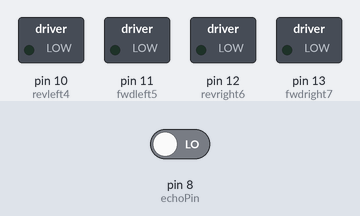
Bench run of a sketch on a simulated Arduino Uno, built with avr-gcc and run on an emulated ATmega328P. On the bench: switched loads named in the sketch (green lamp = pin HIGH). Inputs (shaded band) come from the test bench; at power-on: pin 8 (echoPin) LOW. Pins used as bus, display or sensor lines are not drawn.

Above: at 0.7 s.
At 1.7 s:
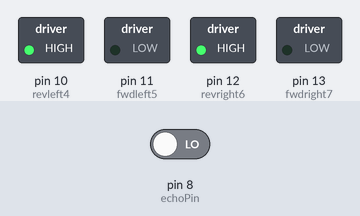
At 2.8 s:
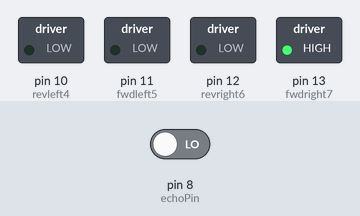
Timing chart, 0 to 6.0 s (numbered marks = the images above):
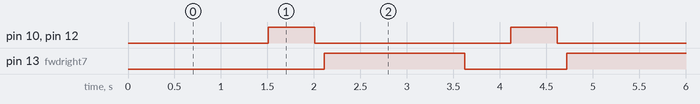

The sketch:

obstacle_avoiding_robot.ino
```cpp
int trigPin = 9;      // Trig Pin Of HC-SR04
int echoPin = 8;     // Echo Pin Of HC-SR04
int revleft4 = 10; // Motor Pins
int fwdleft5 = 11;
int revright6 = 12;
int fwdright7 = 13;
long duration, distance;

void setup() {
  Serial.begin(9600);
  pinMode(revleft4, OUTPUT); // Set Motor Pins As O/P
  pinMode(fwdleft5, OUTPUT);
  pinMode(revright6, OUTPUT);
  pinMode(fwdright7, OUTPUT);
  pinMode(trigPin, OUTPUT); // Set Trig Pin As O/P To Transmit Waves
  pinMode(echoPin, INPUT); //Set Echo Pin As I/P To Recieve Reflected Waves
}

void loop() {

  digitalWrite(trigPin, LOW);
  delayMicroseconds(2);
  digitalWrite(trigPin, HIGH); // Transmit Waves For 10us
  delayMicroseconds(10);
  duration = pulseIn(echoPin, HIGH); // Recieve Reflected Waves
  distance = duration / 58.2; // Get Distance
  delay(10);
  if (distance > 20) // Condition For Absence Of Obstacle
  {
    digitalWrite(fwdright7, HIGH); // Move Forward
    digitalWrite(revright6, LOW);
    digitalWrite(fwdleft5, HIGH);
    digitalWrite(revleft4, LOW);
  }

  if (distance < 20) // Condition For Presence Of Obstacle
  {
    digitalWrite(fwdright7, LOW); //Stop
    digitalWrite(revright6, LOW);
    digitalWrite(fwdleft5, LOW);
    digitalWrite(revleft4, LOW);
    delay(500);
    digitalWrite(fwdright7, LOW); // Move Backward
    digitalWrite(revright6, HIGH);
    digitalWrite(fwdleft5, LOW);
    digitalWrite(revleft4, HIGH);
    delay(500);
    digitalWrite(fwdright7, LOW);  //Stop
    digitalWrite(revright6, LOW);
    digitalWrite(fwdleft5, LOW);
    digitalWrite(revleft4, LOW);
    delay(100);
    digitalWrite(fwdright7, HIGH); // Move Left
    digitalWrite(revright6, LOW);
    digitalWrite(revleft4, LOW);
    digitalWrite(fwdleft5, LOW);
    delay(500);
  }

}
```

obstacle_avoiding_robot.c
```cpp
int trigPin = 9;      // Trig Pin Of HC-SR04
int echoPin = 8;     // Echo Pin Of HC-SR04
int revleft4 = 10; // Motor Pins
int fwdleft5 = 11;
int revright6 = 12;
int fwdright7 = 13;
long duration, distance;

void setup() {
  Serial.begin(9600);
  pinMode(revleft4, OUTPUT); // Set Motor Pins As O/P
  pinMode(fwdleft5, OUTPUT);
  pinMode(revright6, OUTPUT);
  pinMode(fwdright7, OUTPUT);
  pinMode(trigPin, OUTPUT); // Set Trig Pin As O/P To Transmit Waves
  pinMode(echoPin, INPUT); //Set Echo Pin As I/P To Recieve Reflected Waves
}

void loop() {

  digitalWrite(trigPin, LOW);
  delayMicroseconds(2);
  digitalWrite(trigPin, HIGH); // Transmit Waves For 10us
  delayMicroseconds(10);
  duration = pulseIn(echoPin, HIGH); // Recieve Reflected Waves
  distance = duration / 58.2; // Get Distance
  delay(10);
  if (distance > 20) // Condition For Absence Of Obstacle
  {
    digitalWrite(fwdright7, HIGH); // Move Forward
    digitalWrite(revright6, LOW);
    digitalWrite(fwdleft5, HIGH);
    digitalWrite(revleft4, LOW);
  }

  if (distance < 20) // Condition For Presence Of Obstacle
  {
    digitalWrite(fwdright7, LOW); //Stop
    digitalWrite(revright6, LOW);
    digitalWrite(fwdleft5, LOW);
    digitalWrite(revleft4, LOW);
    delay(500);
    digitalWrite(fwdright7, LOW); // Move Backward
    digitalWrite(revright6, HIGH);
    digitalWrite(fwdleft5, LOW);
    digitalWrite(revleft4, HIGH);
    delay(500);
    digitalWrite(fwdright7, LOW);  //Stop
    digitalWrite(revright6, LOW);
    digitalWrite(fwdleft5, LOW);
    digitalWrite(revleft4, LOW);
    delay(100);
    digitalWrite(fwdright7, HIGH); // Move Left
    digitalWrite(revright6, LOW);
    digitalWrite(revleft4, LOW);
    digitalWrite(fwdleft5, LOW);
    delay(500);
  }

}
```

Measured:
- by itself, pin 10 (revleft4), pin 12 (revright6): alternates HIGH for 0.50 s and LOW for 2.1 s
- by itself, pin 13 (fwdright7): alternates HIGH for 1.5 s and LOW for 1.1 s
- by itself, everything shown: repeats every 2.6 s, in 4 steps
